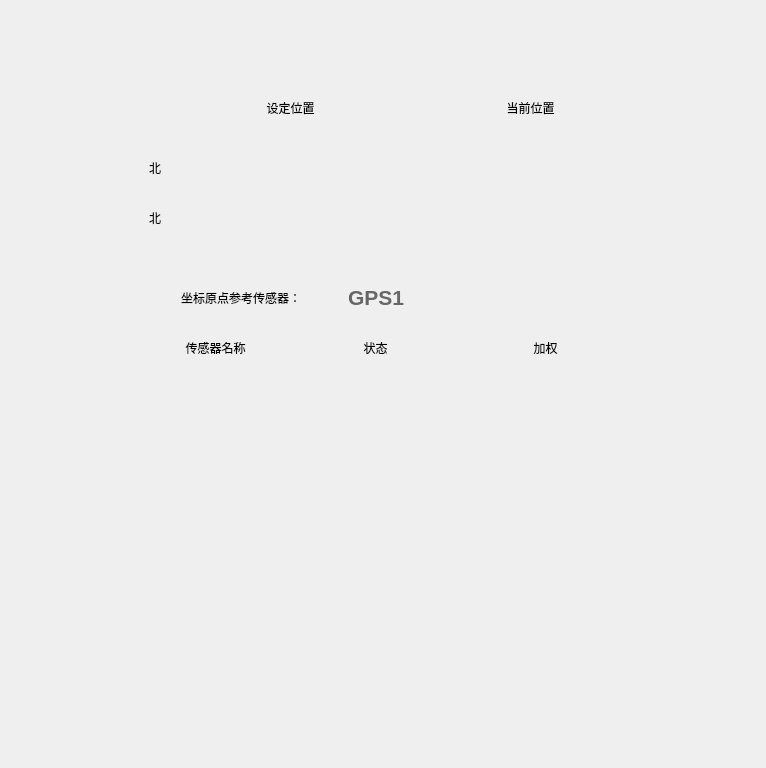
<?xml version="1.0" encoding="UTF-8"?>
<ui version="4.0">
 <class>PositionReferenceWidget</class>
 <widget class="QWidget" name="PositionReferenceWidget">
  <property name="geometry">
   <rect>
    <x>0</x>
    <y>0</y>
    <width>766</width>
    <height>768</height>
   </rect>
  </property>
  <property name="sizePolicy">
   <sizepolicy hsizetype="Expanding" vsizetype="Expanding">
    <horstretch>0</horstretch>
    <verstretch>0</verstretch>
   </sizepolicy>
  </property>
  <property name="windowTitle">
   <string>Form</string>
  </property>
  <widget class="QLineEdit" name="leNCurrentPosition">
   <property name="geometry">
    <rect>
     <x>190</x>
     <y>148</y>
     <width>191</width>
     <height>39</height>
    </rect>
   </property>
   <property name="font">
    <font>
     <family>Arial</family>
     <pointsize>18</pointsize>
     <weight>75</weight>
     <bold>true</bold>
    </font>
   </property>
   <property name="styleSheet">
    <string notr="true">background-color: transparent;
border-width:0;
border-style:outset;</string>
   </property>
   <property name="text">
    <string/>
   </property>
   <property name="alignment">
    <set>Qt::AlignCenter</set>
   </property>
   <property name="readOnly">
    <bool>true</bool>
   </property>
  </widget>
  <widget class="QLineEdit" name="leROS">
   <property name="geometry">
    <rect>
     <x>306</x>
     <y>280</y>
     <width>141</width>
     <height>35</height>
    </rect>
   </property>
   <property name="font">
    <font>
     <family>Arial</family>
     <pointsize>16</pointsize>
     <weight>75</weight>
     <bold>true</bold>
    </font>
   </property>
   <property name="styleSheet">
    <string notr="true">background-color: transparent;
color: rgb(102, 102, 102);
border-width:0;
border-style:outset;</string>
   </property>
   <property name="text">
    <string>GPS1</string>
   </property>
   <property name="alignment">
    <set>Qt::AlignCenter</set>
   </property>
   <property name="readOnly">
    <bool>true</bool>
   </property>
  </widget>
  <widget class="QLineEdit" name="leRef1">
   <property name="geometry">
    <rect>
     <x>150</x>
     <y>364</y>
     <width>130</width>
     <height>40</height>
    </rect>
   </property>
   <property name="font">
    <font>
     <family>Arial</family>
     <pointsize>16</pointsize>
     <weight>75</weight>
     <bold>true</bold>
    </font>
   </property>
   <property name="styleSheet">
    <string notr="true">background-color: transparent;
border-width:0;
border-style:outset;</string>
   </property>
   <property name="text">
    <string/>
   </property>
   <property name="alignment">
    <set>Qt::AlignCenter</set>
   </property>
   <property name="readOnly">
    <bool>true</bool>
   </property>
  </widget>
  <widget class="QLineEdit" name="leRef2">
   <property name="geometry">
    <rect>
     <x>150</x>
     <y>408</y>
     <width>130</width>
     <height>40</height>
    </rect>
   </property>
   <property name="font">
    <font>
     <family>Arial</family>
     <pointsize>16</pointsize>
     <weight>75</weight>
     <bold>true</bold>
    </font>
   </property>
   <property name="styleSheet">
    <string notr="true">background-color: transparent;
border-width:0;
border-style:outset;</string>
   </property>
   <property name="text">
    <string/>
   </property>
   <property name="alignment">
    <set>Qt::AlignCenter</set>
   </property>
   <property name="readOnly">
    <bool>true</bool>
   </property>
  </widget>
  <widget class="QLineEdit" name="leStatus1">
   <property name="geometry">
    <rect>
     <x>290</x>
     <y>364</y>
     <width>180</width>
     <height>40</height>
    </rect>
   </property>
   <property name="font">
    <font>
     <pointsize>16</pointsize>
     <weight>75</weight>
     <bold>true</bold>
    </font>
   </property>
   <property name="styleSheet">
    <string notr="true">background-color: transparent;
border-width:0;
border-style:outset;</string>
   </property>
   <property name="text">
    <string/>
   </property>
   <property name="alignment">
    <set>Qt::AlignCenter</set>
   </property>
   <property name="readOnly">
    <bool>true</bool>
   </property>
  </widget>
  <widget class="QLineEdit" name="leStatus2">
   <property name="geometry">
    <rect>
     <x>290</x>
     <y>408</y>
     <width>180</width>
     <height>40</height>
    </rect>
   </property>
   <property name="font">
    <font>
     <pointsize>16</pointsize>
     <weight>75</weight>
     <bold>true</bold>
    </font>
   </property>
   <property name="styleSheet">
    <string notr="true">background-color: transparent;
border-width:0;
border-style:outset;</string>
   </property>
   <property name="text">
    <string/>
   </property>
   <property name="alignment">
    <set>Qt::AlignCenter</set>
   </property>
   <property name="readOnly">
    <bool>true</bool>
   </property>
  </widget>
  <widget class="QLineEdit" name="leWeight1">
   <property name="geometry">
    <rect>
     <x>510</x>
     <y>364</y>
     <width>60</width>
     <height>40</height>
    </rect>
   </property>
   <property name="font">
    <font>
     <family>Arial</family>
     <pointsize>18</pointsize>
     <weight>75</weight>
     <bold>true</bold>
    </font>
   </property>
   <property name="styleSheet">
    <string notr="true">background-color: transparent;
border-width:0;
border-style:outset;</string>
   </property>
   <property name="text">
    <string/>
   </property>
   <property name="alignment">
    <set>Qt::AlignCenter</set>
   </property>
   <property name="readOnly">
    <bool>true</bool>
   </property>
  </widget>
  <widget class="QLineEdit" name="leWeight2">
   <property name="geometry">
    <rect>
     <x>510</x>
     <y>408</y>
     <width>60</width>
     <height>40</height>
    </rect>
   </property>
   <property name="font">
    <font>
     <family>Arial</family>
     <pointsize>18</pointsize>
     <weight>75</weight>
     <bold>true</bold>
    </font>
   </property>
   <property name="styleSheet">
    <string notr="true">background-color: transparent;
border-width:0;
border-style:outset;</string>
   </property>
   <property name="text">
    <string/>
   </property>
   <property name="alignment">
    <set>Qt::AlignCenter</set>
   </property>
   <property name="readOnly">
    <bool>true</bool>
   </property>
  </widget>
  <widget class="QLineEdit" name="leECurrentPosition">
   <property name="geometry">
    <rect>
     <x>190</x>
     <y>206</y>
     <width>191</width>
     <height>39</height>
    </rect>
   </property>
   <property name="font">
    <font>
     <family>Arial</family>
     <pointsize>18</pointsize>
     <weight>75</weight>
     <bold>true</bold>
    </font>
   </property>
   <property name="styleSheet">
    <string notr="true">background-color: transparent;
border-width:0;
border-style:outset;</string>
   </property>
   <property name="text">
    <string/>
   </property>
   <property name="alignment">
    <set>Qt::AlignCenter</set>
   </property>
   <property name="readOnly">
    <bool>true</bool>
   </property>
  </widget>
  <widget class="QLineEdit" name="leNPositionSetpoint">
   <property name="geometry">
    <rect>
     <x>433</x>
     <y>148</y>
     <width>191</width>
     <height>39</height>
    </rect>
   </property>
   <property name="font">
    <font>
     <family>Arial</family>
     <pointsize>18</pointsize>
     <weight>75</weight>
     <bold>true</bold>
    </font>
   </property>
   <property name="styleSheet">
    <string notr="true">background-color: transparent;
border-width:0;
border-style:outset;</string>
   </property>
   <property name="text">
    <string/>
   </property>
   <property name="alignment">
    <set>Qt::AlignCenter</set>
   </property>
   <property name="readOnly">
    <bool>true</bool>
   </property>
  </widget>
  <widget class="QLineEdit" name="leEPositionSetpoint">
   <property name="geometry">
    <rect>
     <x>433</x>
     <y>206</y>
     <width>191</width>
     <height>39</height>
    </rect>
   </property>
   <property name="font">
    <font>
     <family>Arial</family>
     <pointsize>18</pointsize>
     <weight>75</weight>
     <bold>true</bold>
    </font>
   </property>
   <property name="styleSheet">
    <string notr="true">background-color: transparent;
border-width:0;
border-style:outset;</string>
   </property>
   <property name="text">
    <string/>
   </property>
   <property name="alignment">
    <set>Qt::AlignCenter</set>
   </property>
   <property name="readOnly">
    <bool>true</bool>
   </property>
  </widget>
  <widget class="QLineEdit" name="leWeight3">
   <property name="geometry">
    <rect>
     <x>510</x>
     <y>452</y>
     <width>60</width>
     <height>40</height>
    </rect>
   </property>
   <property name="font">
    <font>
     <pointsize>16</pointsize>
     <weight>75</weight>
     <bold>true</bold>
    </font>
   </property>
   <property name="styleSheet">
    <string notr="true">background-color: transparent;
border-width:0;
border-style:outset;</string>
   </property>
   <property name="text">
    <string/>
   </property>
   <property name="alignment">
    <set>Qt::AlignCenter</set>
   </property>
   <property name="readOnly">
    <bool>true</bool>
   </property>
  </widget>
  <widget class="QLineEdit" name="leRef3">
   <property name="geometry">
    <rect>
     <x>125</x>
     <y>452</y>
     <width>130</width>
     <height>40</height>
    </rect>
   </property>
   <property name="font">
    <font>
     <pointsize>16</pointsize>
     <weight>75</weight>
     <bold>true</bold>
    </font>
   </property>
   <property name="styleSheet">
    <string notr="true">background-color: transparent;
border-width:0;
border-style:outset;</string>
   </property>
   <property name="text">
    <string/>
   </property>
   <property name="alignment">
    <set>Qt::AlignCenter</set>
   </property>
   <property name="readOnly">
    <bool>true</bool>
   </property>
  </widget>
  <widget class="QLineEdit" name="leStatus3">
   <property name="geometry">
    <rect>
     <x>290</x>
     <y>452</y>
     <width>180</width>
     <height>40</height>
    </rect>
   </property>
   <property name="font">
    <font>
     <pointsize>16</pointsize>
     <weight>75</weight>
     <bold>true</bold>
    </font>
   </property>
   <property name="styleSheet">
    <string notr="true">background-color: transparent;
border-width:0;
border-style:outset;</string>
   </property>
   <property name="text">
    <string/>
   </property>
   <property name="alignment">
    <set>Qt::AlignCenter</set>
   </property>
   <property name="readOnly">
    <bool>true</bool>
   </property>
  </widget>
  <widget class="QLabel" name="label_5">
   <property name="geometry">
    <rect>
     <x>50</x>
     <y>280</y>
     <width>251</width>
     <height>35</height>
    </rect>
   </property>
   <property name="text">
    <string>坐标原点参考传感器：</string>
   </property>
   <property name="alignment">
    <set>Qt::AlignRight|Qt::AlignTrailing|Qt::AlignVCenter</set>
   </property>
  </widget>
  <widget class="QLabel" name="label_3">
   <property name="geometry">
    <rect>
     <x>100</x>
     <y>150</y>
     <width>61</width>
     <height>35</height>
    </rect>
   </property>
   <property name="text">
    <string>北</string>
   </property>
   <property name="alignment">
    <set>Qt::AlignRight|Qt::AlignTrailing|Qt::AlignVCenter</set>
   </property>
  </widget>
  <widget class="QLabel" name="label_4">
   <property name="geometry">
    <rect>
     <x>100</x>
     <y>200</y>
     <width>61</width>
     <height>35</height>
    </rect>
   </property>
   <property name="text">
    <string>北</string>
   </property>
   <property name="alignment">
    <set>Qt::AlignRight|Qt::AlignTrailing|Qt::AlignVCenter</set>
   </property>
  </widget>
  <widget class="QLabel" name="label_1">
   <property name="geometry">
    <rect>
     <x>210</x>
     <y>90</y>
     <width>161</width>
     <height>35</height>
    </rect>
   </property>
   <property name="text">
    <string>设定位置</string>
   </property>
   <property name="alignment">
    <set>Qt::AlignCenter</set>
   </property>
  </widget>
  <widget class="QLabel" name="label_2">
   <property name="geometry">
    <rect>
     <x>450</x>
     <y>90</y>
     <width>161</width>
     <height>35</height>
    </rect>
   </property>
   <property name="text">
    <string>当前位置</string>
   </property>
   <property name="alignment">
    <set>Qt::AlignCenter</set>
   </property>
  </widget>
  <widget class="QLabel" name="label_6">
   <property name="geometry">
    <rect>
     <x>140</x>
     <y>330</y>
     <width>151</width>
     <height>35</height>
    </rect>
   </property>
   <property name="text">
    <string>传感器名称</string>
   </property>
   <property name="alignment">
    <set>Qt::AlignCenter</set>
   </property>
  </widget>
  <widget class="QLabel" name="label_7">
   <property name="geometry">
    <rect>
     <x>300</x>
     <y>330</y>
     <width>151</width>
     <height>35</height>
    </rect>
   </property>
   <property name="text">
    <string>状态</string>
   </property>
   <property name="alignment">
    <set>Qt::AlignCenter</set>
   </property>
  </widget>
  <widget class="QLabel" name="label_8">
   <property name="geometry">
    <rect>
     <x>470</x>
     <y>330</y>
     <width>151</width>
     <height>35</height>
    </rect>
   </property>
   <property name="text">
    <string>加权</string>
   </property>
   <property name="alignment">
    <set>Qt::AlignCenter</set>
   </property>
  </widget>
 </widget>
 <resources/>
 <connections/>
</ui>
